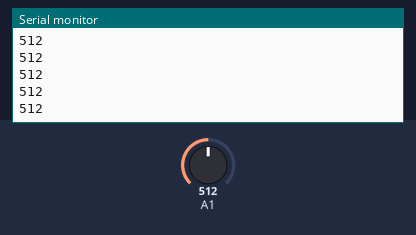
A sketch run on a simulated Arduino Uno, built with avr-gcc and run on an emulated ATmega328P. Parts: the last lines printed to the serial monitor. The inputs (shaded band) are chosen by the test bench; at power-on: A1 = 512.

Above: at 1.2 s.
1.3 s: A1 set to 716
At 2.3 s:
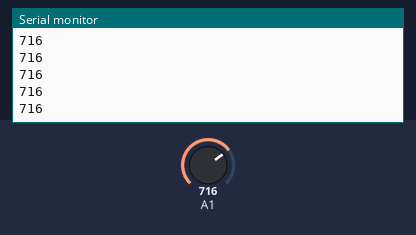
2.8 s: A1 set to 900
At 3.8 s:
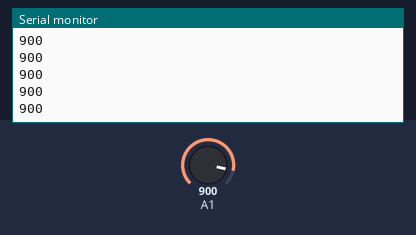
Timing chart, 0 to 5.8 s (numbered marks = the images above; inputs shaded):
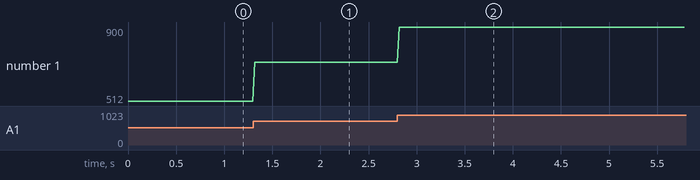

Measured:
- after the input at 1.3 s, the serial monitor: prints a new line at once (image 1)
- after the input at 2.8 s, the serial monitor: prints a new line at once (image 2)
- plotted number 1: 512 → 716 after the input at 1.3 s, 716 → 900 after the input at 2.8 s

The sketch:

Get_data_Matlab_1_Channel.ino
```cpp
int analogPin = 1;
int i = 0;
int sample = 20;

/*
20 is the delay in ms. This correspond to a fs of 50Hz (1000/20 = 50)
In Matlab the Ts should be 0.01 (that correspond to 100 Hz). If
Ts is 0.02 (that correspond to the same sampling rate setted in Arduino)
there will be a delay in sampling the data in Matlab.
Hence, the  Sampling time in the matlab code (Ts) should be more than 50hz
(Ts lower than 0.02) to avid delays in the graph.
Anyway, it seems that the best combination is delay 20 in
arduino and Ts = 0.01 in matlab. If more, it not work well

*/

void setup()
{
  pinMode(A1,INPUT);
  Serial.begin(9600);
}

void loop()
{
  i =  analogRead(A1);
  Serial.println(i);
   delay(sample);
}
```
